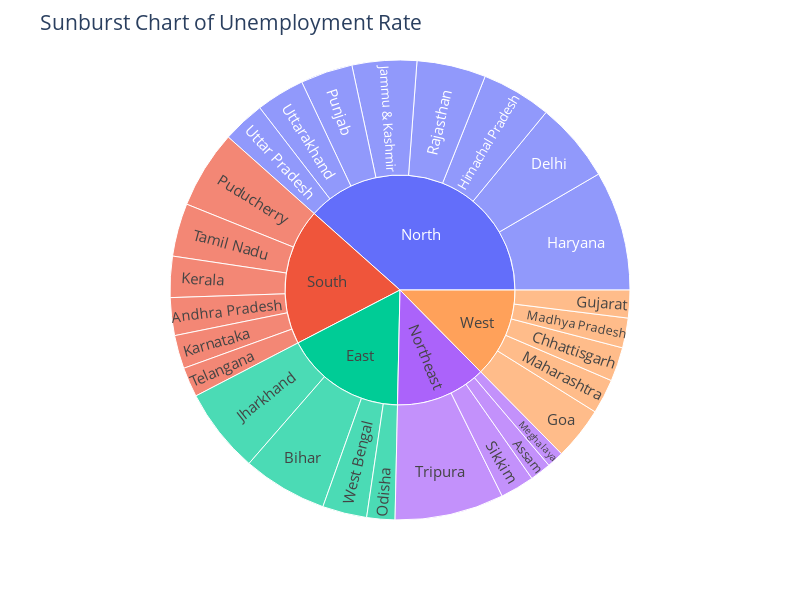

The code cell stored with this chart in its notebook:
### Code cell
plt.figure(figsize=(10, 6))
fig = px.sunburst(data, path=['region', 'states'], values='estimated unemployment rate');
fig.update_layout(title='Sunburst Chart of Unemployment Rate',
                 font=dict(size=15),
                 width=800,
                 height=600);
fig.show()

### Figure 1 — Plotly figure (JSON) as saved in the notebook; plotly's stock layout.template omitted (floating-point values rounded to 4 significant figures)
{"data": [{"branchvalues": "total", "domain": {"x": [0, 1], "y": [0, 1]}, "hovertemplate": "labels=%{label}<br>estimated unemployment rate=%{value}<br>parent=%{parent}<br>id=%{id}<extra></extra>", "ids": ["South/Andhra Pradesh", "Northeast/Assam", "East/Bihar", "West/Chhattisgarh", "North/Delhi", "West/Goa", "West/Gujarat", "North/Haryana", "North/Himachal Pradesh", "North/Jammu & Kashmir", "East/Jharkhand", "South/Karnataka", "South/Kerala", "West/Madhya Pradesh", "West/Maharashtra", "Northeast/Meghalaya", "East/Odisha", "South/Puducherry", "North/Punjab", "North/Rajasthan", "Northeast/Sikkim", "South/Tamil Nadu", "South/Telangana", "Northeast/Tripura", "North/Uttar Pradesh", "North/Uttarakhand", "East/West Bengal", "East", "North", "Northeast", "South", "West"], "labels": ["Andhra Pradesh", "Assam", "Bihar", "Chhattisgarh", "Delhi", "Goa", "Gujarat", "Haryana", "Himachal Pradesh", "Jammu & Kashmir", "Jharkhand", "Karnataka", "Kerala", "Madhya Pradesh", "Maharashtra", "Meghalaya", "Odisha", "Puducherry", "Punjab", "Rajasthan", "Sikkim", "Tamil Nadu", "Telangana", "Tripura", "Uttar Pradesh", "Uttarakhand", "West Bengal", "East", "North", "Northeast", "South", "West"], "name": "", "parents": ["South", "Northeast", "East", "West", "North", "West", "West", "North", "North", "North", "East", "South", "South", "West", "West", "Northeast", "East", "South", "North", "North", "Northeast", "South", "South", "Northeast", "North", "North", "East", "", "", "", "", ""], "type": "sunburst", "values": [86.64, 48.56, 194.7, 78.19, 184.1, 121.7, 63.76, 274.8, 160.7, 148.3, 195.4, 76.68, 94.34, 68.54, 79.79, 38.66, 64.62, 179.4, 119.8, 158.7, 78.34, 121.9, 68.33, 250.6, 97.37, 111.6, 101.9, 556.6, 1255.0, 416.1, 627.3, 411.9]}], "layout": {"font": {"size": 15}, "height": 600, "legend": {"tracegroupgap": 0}, "margin": {"t": 60}, "title": {"text": "Sunburst Chart of Unemployment Rate"}, "width": 800}}
